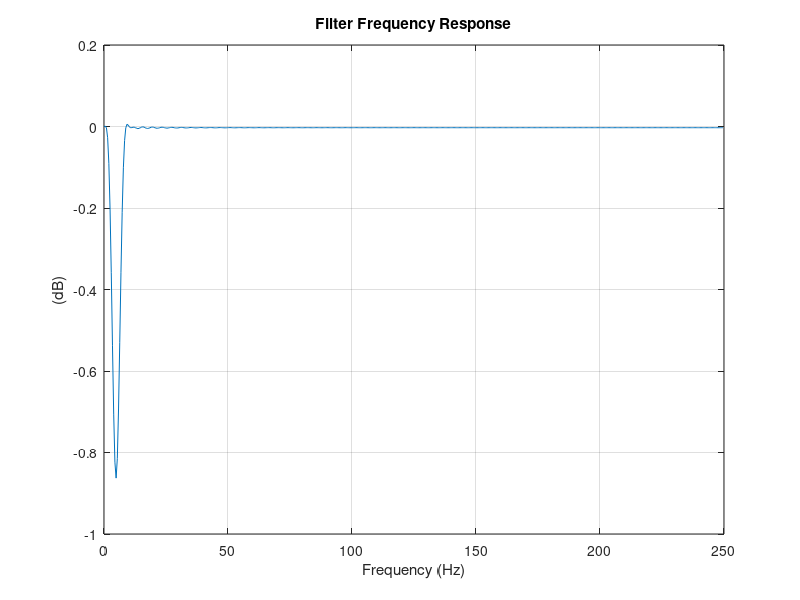

Write the MATLAB code that produced this figure.
clc;
clear all;
close all;
%Input signal
fsamp = 500;
dt = 1/fsamp;
t = 0:dt:1;
x = sin(2*pi*0*t)+sin(2*pi*5*t)+sin(2*pi*10*t);
 
% Design N-tap bandstop filter
N = 256;
notch_min_hz = 5;
notch_max_hz = 5.1;
b = fir1(N, 2 * [notch_min_hz,notch_max_hz]/ fsamp, 'stop');
 
% Apply filter and plot
y = filter(b, 1, x);
plot(t, y);
grid on;
title('Filter Output');
xlabel('Time (secs)');
ylabel('Amplitude');
 
% Plot frequency response of filter
[H, W] = freqz(b);

plot(fsamp * W/(2*pi), 20*log10(abs(H)));
grid on;
title('Filter Frequency Response');
xlabel('Frequency (Hz)');
ylabel('(dB)');
